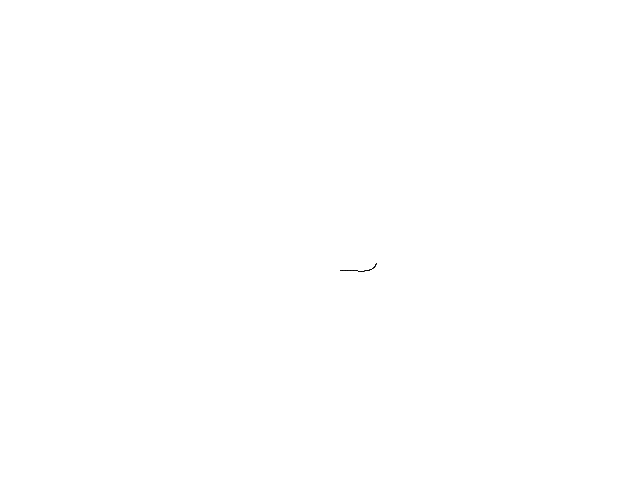
Frame 1 (no input)
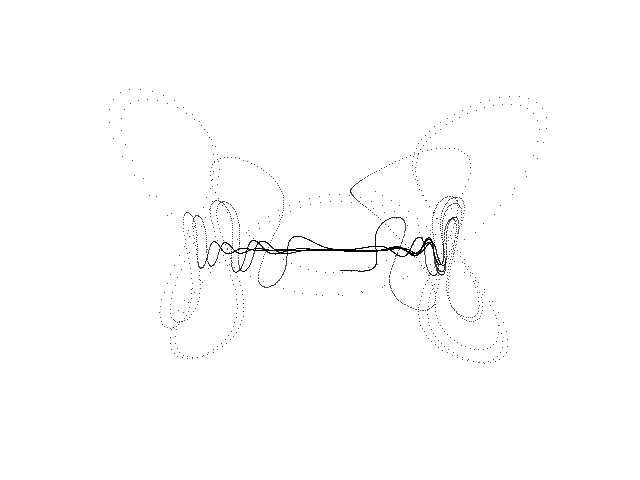
Frame 60 (the mouse pressed at the canvas centre just before this capture)
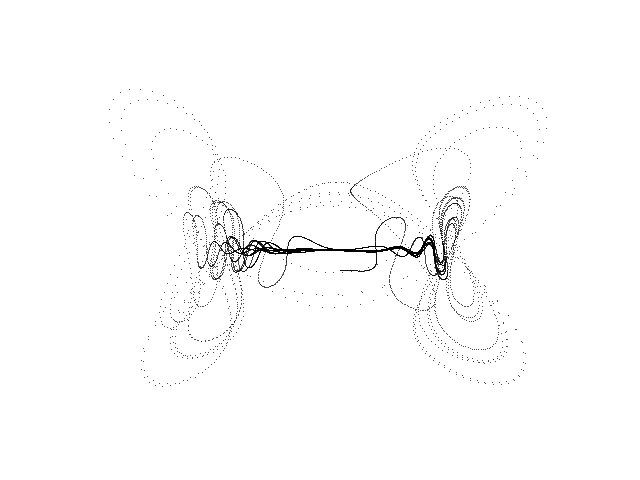
Frame 120 (the mouse held since frame 60 and released just before this capture)

The Processing sketch that drew these frames (run headless with seeded random() and noise(); from frame 60 on, the mouse is pressed at the canvas centre):

// Processing sketch: Lorenz_D
// ── Lorenz_D.pde
// Lorenz D chaotic attractor //

  float x = 0.0;
  float y = 1.0;
  float z = 0.0;
  float dt = 0.005;
  float a = 0.1;
  float b = 4.0;
  float c = 14.0;
  float d = 0.08;


void setup() {
  
  size(640, 480);
  background(255);
  
}

void draw() {
  
  for (int i=0; i<100; i++) {
    
    float nx = x;
    float ny = y;
    float nz = z;
    
    x = nx + dt * (-a * nx + pow(ny, 2.0) - pow(nz, 2.0) + a * c);
    y = ny + dt * (nx * (ny - b * nz) + d);
    z = nz + dt * (-nz + nx * (b * ny + nz));
  
    point(340 + (35 * x), 250 + (20 * y));
        
  }

}
